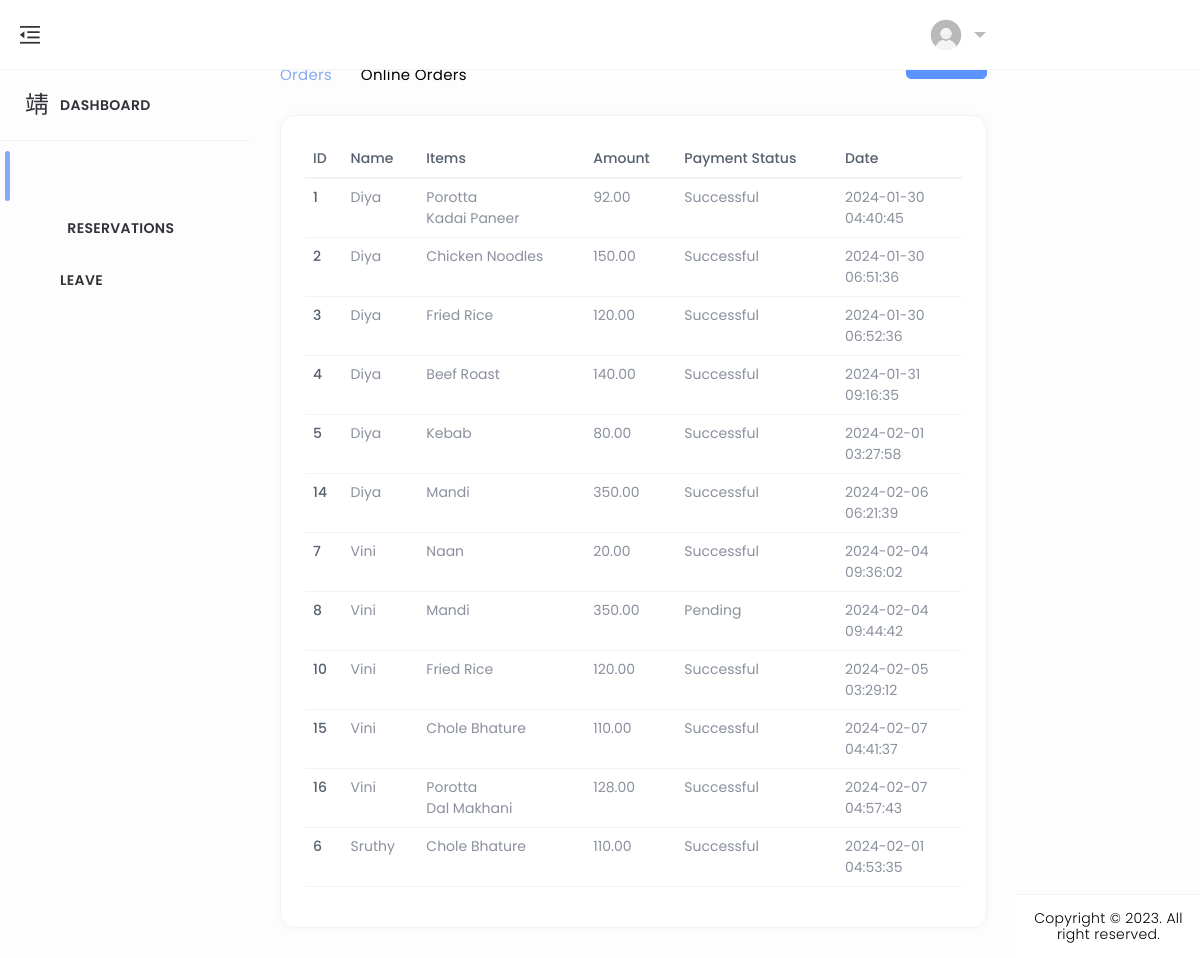
Page /history_orders on the committed database.
### home/models.py (models this page shows, shortened)
class BillingInformation(models.Model):
    user = models.ForeignKey(CustomUser, on_delete=models.CASCADE)
    address = models.TextField()
    town = models.CharField(max_length=50)
    zip_code = models.CharField(max_length=10)
    payment_status = models.BooleanField(default=True)
    amount = models.DecimalField(max_digits=8, decimal_places=2)
    menu = models.ManyToManyField(menus, blank=True)
    status = models.IntegerField(default=1)

class CustomUser(AbstractUser):
    CUSTOMER = 1
    EMPLOYEE = 2
    ROLE_CHOICE = (
        (CUSTOMER, 'CUSTOMER'),
        (EMPLOYEE, 'EMPLOYEE'),
    )
    username=None
    first_name = None
    last_name = None
    USERNAME_FIELD = 'email'
    name = models.CharField(max_length=50)
    email = models.EmailField(max_length=100, unique=True)
    phone = models.CharField(max_length=12, blank=True)
    password = models.CharField(max_length=128)
    role = models.IntegerField(choices=ROLE_CHOICE, blank=True, null=True,default='1')
    is_admin = models.BooleanField(default=False)
    is_staff = models.BooleanField(default=False)
    is_active = models.BooleanField(default=True)
    is_superadmin = models.BooleanField(default=False)
    REQUIRED_FIELDS = ['name', 'phone']
    objects = UserManager()

class menus(models.Model):
    CATEGORY_CHOICES = (
        ('Kerala', 'Kerala'),
        ('Chineese', 'Chineese'),
        ('North Indian', 'North Indian'),
        ('Arabian', 'Arabian'),
        ('Beverages', 'Beverages'),
    )
    SUBMENU_CHOICES = (
        ('Breads', 'Breads'),
        ('Curries', 'Curries'),
        ('Rice Dishes','Rice Dishes'),
        ('Appetizers','Appetizers'),
        ('Main Course','Main Course'),
        ('Breads & Accompaniments', 'Breads & Accompaniments'),
        ('Rolls & Grills','Rolls & Grills'),
        ('Hot Beverage','Hot Beverage'),
        ('Cold Beverage','Cold Beverage'),
    )
    SUB_SUBMENU_CHOICES = (
        ('Vegetarian', 'Vegetarian'),
        ('Non-Vegetarian', 'Non-Vegetarian'),
        ('Water-based','Water-based'),
        ('Milk-based','Milk-based')
    )
    name = models.CharField(max_length=100)
    category = models.CharField(max_length=50, choices=CATEGORY_CHOICES, default='')
    submenu = models.CharField(max_length=50, choices=SUBMENU_CHOICES, default='', blank=True)
    sub_submenu = models.CharField(max_length=50, choices=SUB_SUBMENU_CHOICES, default='', blank=True)
    desc = models.CharField(max_length=300)
    price = models.FloatField()
    img = models.ImageField(upload_to='menus/', blank=True, null=True)
    active = models.BooleanField(default=True)

class Payment(models.Model):
    class PaymentStatusChoices(models.TextChoices):
        PENDING = 'pending', 'Pending'
        SUCCESSFUL = 'successful', 'Successful'
        FAILED = 'failed', 'Failed'
    user = models.ForeignKey(CustomUser, on_delete=models.CASCADE)  # Link the payment to a user
    razorpay_order_id = models.CharField(max_length=255)  # Razorpay order ID
    payment_id = models.CharField(max_length=255)  # Razorpay payment ID
    amount = models.DecimalField(max_digits=8, decimal_places=2)  # Amount paid
    currency = models.CharField(max_length=3)  # Currency code (e.g., "INR")
    timestamp = models.DateTimeField(auto_now_add=True)  # Timestamp of the payment
    payment_status = models.CharField(max_length=20, choices=PaymentStatusChoices.choices, default=PaymentStatusChoices.PENDING)
    billing_info = models.ForeignKey(BillingInformation, on_delete=models.CASCADE, null=True, blank=True)
    table_booking = models.ForeignKey(TableBooking, on_delete=models.CASCADE, related_name='payments', null=True, blank=True)
    class Meta:
        ordering = ['-timestamp']

### home/views.py (the view)
# urls.py: path('history_orders',history_orders,name='history_orders'),
def history_orders(request):
    yesterday = date.today() - timedelta(days=1)
    billings_info = BillingInformation.objects.filter(payment__timestamp__date__lte=yesterday).distinct()
    payments = Payment.objects.filter(timestamp__date__lte=yesterday)
    context = {
        'billings_info': billings_info,
        'payments': payments,
    }
    return render(request, 'employee/history_orders.html', context)

### templates/employee/history_orders.html (shortened to what this page needs)
{% load static %}
<!DOCTYPE html>
<html lang="en" dir="ltr">
<head>
	<link href="../../../../cdn.jsdelivr.net/npm/%40mdi/font%404.4.95/css/materialdesignicons.min.html" rel="stylesheet" />
	<link href="{% static 'assets/css/materialdesignicons.min.css' %}" rel="stylesheet" />
	<link href="{% static 'assets/plugins/simplebar/simplebar.css' %}" rel="stylesheet" />
	<link href="{% static 'assets/plugins/data-tables/datatables.bootstrap5.min.css' %}" rel='stylesheet'>
	<link href="{% static 'assets/plugins/data-tables/responsive.datatables.min.css' %}" rel='stylesheet'>
	<link id="{% static 'style.css' %}" rel="stylesheet" href="{% static 'assets/css/style.css' %}" />
</head>
<body id="body">
	<div class="wrapper">
		<div class="ec-left-sidebar ec-bg-sidebar">
			<div id="sidebar" class="sidebar ec-sidebar-footer">
				<div class="ec-brand">
					<a href="{% url 'admin_index' %}">
						<span class="ec-brand-name text-truncate">DineEase</span>
					</a>
				</div>
				<div class="ec-navigation" data-simplebar>
					<ul class="nav sidebar-inner" id="sidebar-menu">
						<li class="">
							<a class="sidenav-item-link" href="{% url 'emp_index' %}">
								<i class="mdi mdi-view-dashboard-outline"></i>
								<span class="nav-text">Dashboard</span>
							</a>
							<hr>
						</li>
                        <li class="has-sub active">
                            <a class="sidenav-item-link" href="{% url 'orderlist_emp' %}">
                                <i class="mdi mdi-cart-outline mdi-34px"></i>
                                <span class="nav-text">Orders</span>
                            </a>
                        </li>
						<li class="has-sub">
							<a class="sidenav-item-link" href="{% url 'emp_booking_lists' %}">
								<i class="mdi mdi-food mdi-36px"></i>&ensp;
								<span class="nav-text">Reservations</span>
							</a>
						</li>
						<li class="has-sub">
							<a class="sidenav-item-link" href="{% url 'leave_list' %}">
								<i class="mdi mdi-receipt"></i>
								<span class="nav-text">Leave</span>
							</a>
						</li>
					</ul>
				</div>
			</div>
		</div>
		<div class="ec-page-wrapper">
			<header class="ec-main-header" id="header">
				<nav class="navbar navbar-static-top navbar-expand-lg">
					<button id="sidebar-toggler">
						<img src="{% static 'assets/img/icons/clops.png' %}" alt="">
					</button>
					<div class="navbar-right">
						<ul class="nav navbar-nav">
							<li class="dropdown user-menu">
								<button class="dropdown-toggle nav-link ec-drop" data-bs-toggle="dropdown" aria-expanded="false" style="margin-left: 850px;">
									<img src="{% static 'assets/img/user/user2.jpeg' %}" class="user-image" alt="User Image" />
								</button>
							</li>
						</ul>
					</div>
				</nav>
			</header>
			<div class="ec-content-wrapper">
				<div class="content">
					<div class="breadcrumb-wrapper d-flex align-items-center justify-content-between">
						<div>
							<h1 id="leaveh">Online Orders</h1>
							<p class="breadcrumbs"><span><a href="">Orders</a></span>
								<span><i class="mdi mdi-chevron-right"></i></span>Online Orders</p>
						</div>
						<div>
							<a href="{% url 'orderlist_emp' %}" class="btn btn-primary">Orders</a>
						</div>
					</div>
					<div class="row">
						<div class="col-12">
							<div class="card card-default">
								<div class="card-body">
									<div class="table-responsive">
										<table id="responsive-data-table" class="table" style="width:100%">
											<thead>
                                                <tr>
                                                    <th>ID</th>
                                                    <th>Name</th>
                                                    <th>Items</th>
                                                    <th>Amount</th>
                                                    <th>Payment Status</th>
                                                    <th>Date</th>
                                                </tr>
                                            </thead>
                                            <tbody>
                                                {% for billing in billings_info %}
                                                <tr>
                                                    <td>{{ billing.id }}</td>
                                                    <td>{{ billing.user.name }}</td>
                                                    <td>
                                                        {% for menu in billing.menu.all %}
                                                            {{ menu.name }}<br>
                                                        {% empty %}
                                                            No menu ordered
                                                        {% endfor %}
                                                    </td>
                                                    <td>{{ billing.amount }}</td>
                                                    <td>
                                                        {% with matching_payments=billing.payment_set.all %}
                                                            {% if matching_payments %}
                                                                {{ matching_payments.0.get_payment_status_display }}
                                                            {% else %}
                                                                Payment not found
                                                            {% endif %}
                                                        {% endwith %}
                                                    </td>
                                                    <td>
                                                        {% for payment in billing.payment_set.all %}
                                                            {{ payment.timestamp|date:"Y-m-d" }}<br>
                                                            {{ payment.timestamp|time:"H:i:s" }}<br>
                                                        {% endfor %}
                                                    </td>
                                                </tr>
                                                {% empty %}
                                                <tr>
                                                    <td colspan="5">No billing information available</td>
                                                </tr>
                                                {% endfor %}
                                            </tbody>
										</table>
									</div>
									</div>
								</div>
							</div>
						</div>
					</div>
				</div>
			</div>
			<footer class="footer mt-auto">
				<div class="copyright bg-white">
					<p>
						Copyright © 2023. All right reserved.
					  </p>
				</div>
			</footer>
		</div>
</body>
</html>

### rows in the picture
BillingInformation: id "1", user.name "Diya", amount "92.00", payment_set.all.0.payment_status "Successful"
menus: name "Porotta"
menus: name "Kadai Paneer"
Payment: timestamp "2024-01-30", timestamp "04:40:45"
BillingInformation: id "2", user.name "Diya", amount "150.00", payment_set.all.0.payment_status "Successful"
menus: name "Chicken Noodles"
Payment: timestamp "2024-01-30", timestamp "06:51:36"
BillingInformation: id "3", user.name "Diya", amount "120.00", payment_set.all.0.payment_status "Successful"
menus: name "Fried Rice"
Payment: timestamp "2024-01-30", timestamp "06:52:36"
BillingInformation: id "4", user.name "Diya", amount "140.00", payment_set.all.0.payment_status "Successful"
menus: name "Beef Roast"
Payment: timestamp "2024-01-31", timestamp "09:16:35"
BillingInformation: id "5", user.name "Diya", amount "80.00", payment_set.all.0.payment_status "Successful"
menus: name "Kebab"
Payment: timestamp "2024-02-01", timestamp "03:27:58"
BillingInformation: id "14", user.name "Diya", amount "350.00", payment_set.all.0.payment_status "Successful"
menus: name "Mandi"
Payment: timestamp "2024-02-06", timestamp "06:21:39"
BillingInformation: id "7", user.name "Vini", amount "20.00", payment_set.all.0.payment_status "Successful"
menus: name "Naan"
Payment: timestamp "2024-02-04", timestamp "09:36:02"
BillingInformation: id "8", user.name "Vini", amount "350.00", payment_set.all.0.payment_status "Pending"
Payment: timestamp "2024-02-04", timestamp "09:44:42"
BillingInformation: id "10", user.name "Vini", amount "120.00", payment_set.all.0.payment_status "Successful"
Payment: timestamp "2024-02-05", timestamp "03:29:12"
BillingInformation: id "15", user.name "Vini", amount "110.00", payment_set.all.0.payment_status "Successful"
menus: name "Chole Bhature"
Payment: timestamp "2024-02-07", timestamp "04:41:37"
BillingInformation: id "16", user.name "Vini", amount "128.00", payment_set.all.0.payment_status "Successful"
menus: name "Dal Makhani"
Payment: timestamp "2024-02-07", timestamp "04:57:43"
BillingInformation: id "6", user.name "Sruthy", amount "110.00", payment_set.all.0.payment_status "Successful"
Payment: timestamp "2024-02-01", timestamp "04:53:35"
